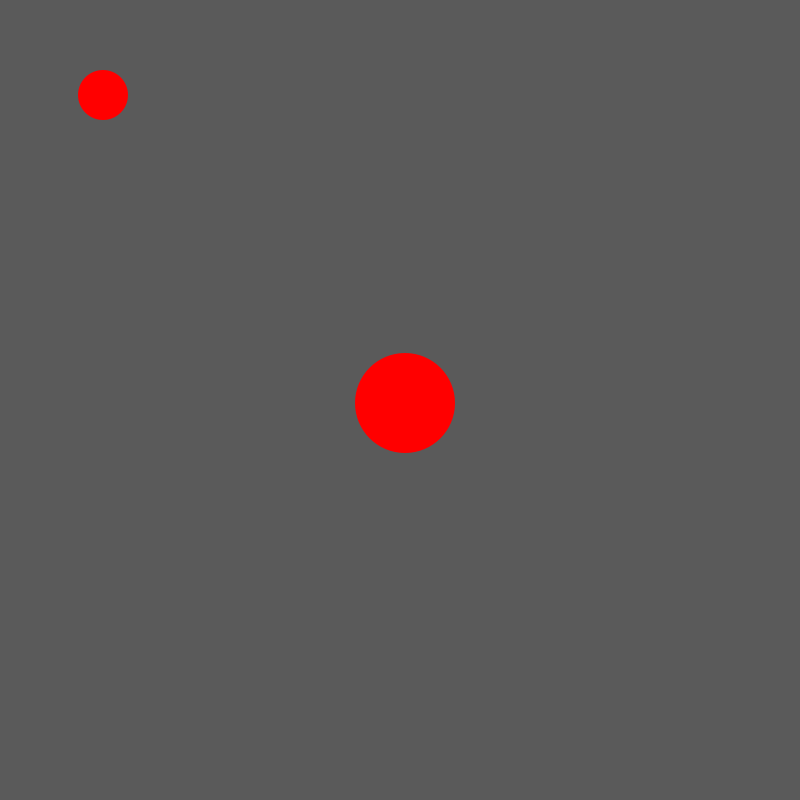
Frame 1 (no input)
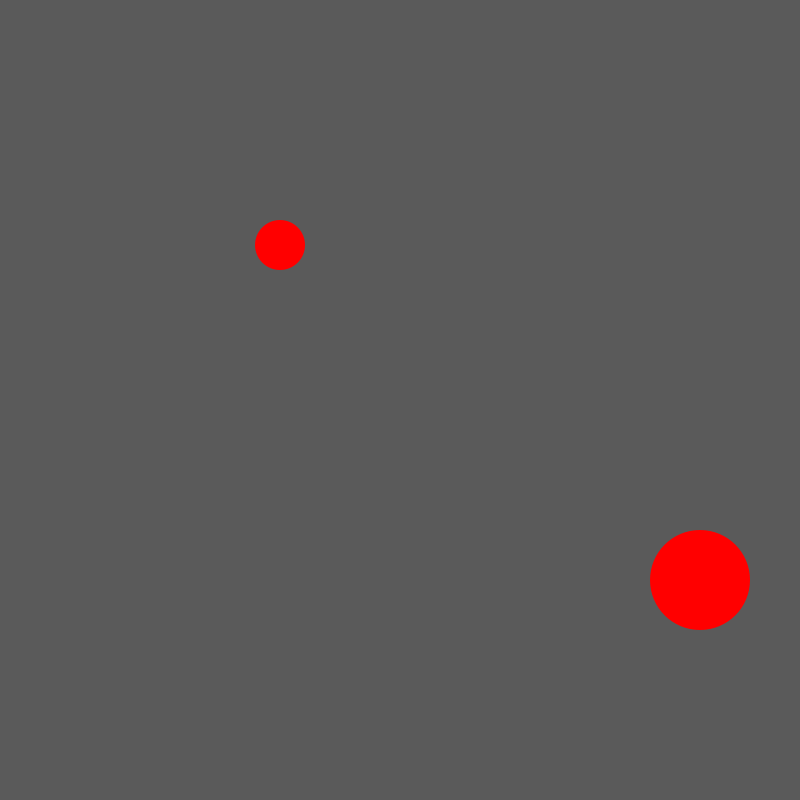
Frame 60 (the mouse pressed at the canvas centre just before this capture)
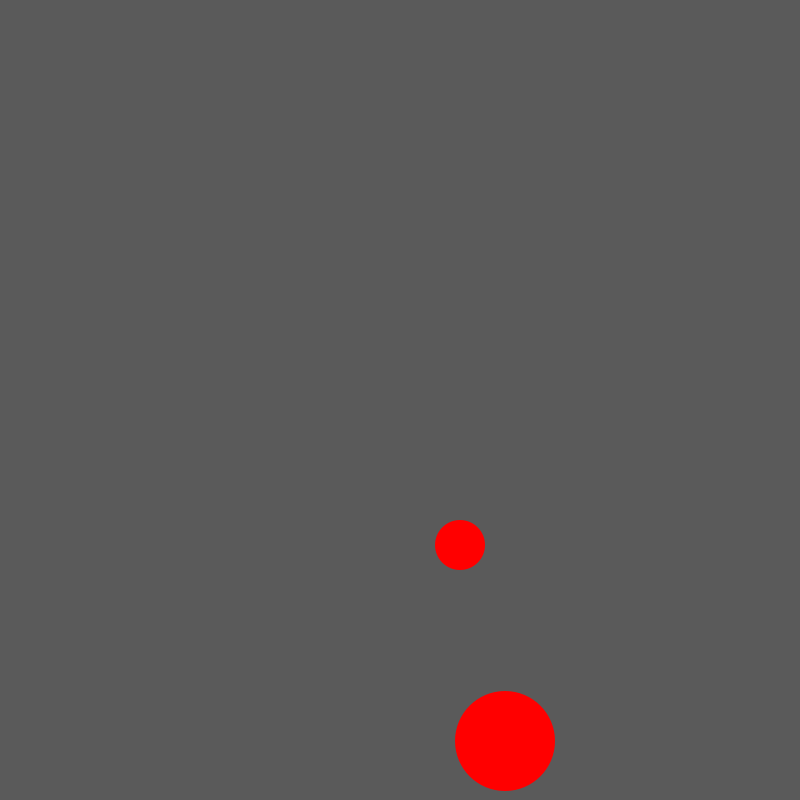
Frame 120 (the mouse held since frame 60 and released just before this capture)

The Processing sketch that drew these frames (run headless with seeded random() and noise(); from frame 60 on, the mouse is pressed at the canvas centre):

// Processing sketch: BBB_best_bouncey_ball_
// ── BBB_best_bouncey_ball_.pde
ArrayList<Ball> balls /* haha */ = new ArrayList<Ball>();

void setup()
{
  size(800, 800);
  balls.add(new Ball(width/2, height/2, 5, 3, 100, 20));
  balls.add(new Ball(100, 100, 3, -5, 50, 10));
}

void draw()
{
  background(90);
  checkCollisions();
  for(int i = 0; i < balls.size(); i++)
  {
    balls.get(i).update();
  }
  for(int i = 0; i < balls.size(); i++)
  {
    balls.get(i).paint();
  }
}

void checkCollisions()
{
  if(dist(balls.get(0).position.x, balls.get(0).position.y, balls.get(1).position.x, balls.get(1).position.y) < (balls.get(0).size + balls.get(1).size)/2)
  {
    print("bonk");
    Ball ball1 = balls.get(0);
    Ball ball2 = balls.get(1);
    PVector temp = ball1.velocity;
    balls.get(0).velocity = collide(ball1.velocity, ball2.velocity, ball1.mass, ball2.mass);
    balls.get(1).velocity = collide(ball2.velocity, temp, ball2.mass, ball1.mass);
  }
}

PVector collide(PVector v1, PVector v2, float m1, float m2)
{
  return new PVector(((v1.x * (m1 - m2)) + (2 * m2 * v2.x))/(m1 + m2), ((v1.y * (m1 - m2)) + (2 * m2 * v2.y))/(m1 + m2));
}

// ── Ball.pde
class Ball
{
  PVector position = null;
  PVector velocity = null;
  PVector acceleration = null;
  
  float size;
  float mass;
  
  Ball(PVector position, PVector velocity, PVector acceleration, float size, float mass)
  {
    this.position = position;
    this.velocity = velocity;
    this.acceleration = acceleration;
    this.size = size;
    this.mass = mass;
  }
  
  Ball(float x, float y, float xV, float yV, float size, float mass)
  {
    this.position = new PVector(x, y);
    this.velocity = new PVector(xV, yV);
    this.acceleration = new PVector(0, 0);
    this.size = size;
    this.mass = mass;
  }
  
  void update()
  {
    velocity.add(acceleration.mult(mass));
    position.add(velocity);
    
    if(position.x < 0 + size/2 || position.x > width - size/2)
    {
      velocity.x = velocity.x * -1;
    }
    if(position.y < 0 + size/2 || position.y > height - size/2)
    {
      velocity.y = velocity.y * -1;
    }
    
    position.x = constrain(position.x, size/2, width - size/2);
    position.y = constrain(position.y, size/2, height - size/2);
    
    //if(position.x > width/2)
    //{
    //  acceleration.x = 0.02;
    //}
    //if(position.x < width/2)
    //{
    //  acceleration.x = -0.02;
    //}
    //if(position.y > height/2)
    //{
    //  acceleration.y = 0.02;
    //}
    //if(position.y < height/2)
    //{
    //  acceleration.y = -0.02;
    //}
  }
  
  void paint()
  {
    fill(#ff0000);
    noStroke();
    circle(position.x, position.y, size);
  }
}
